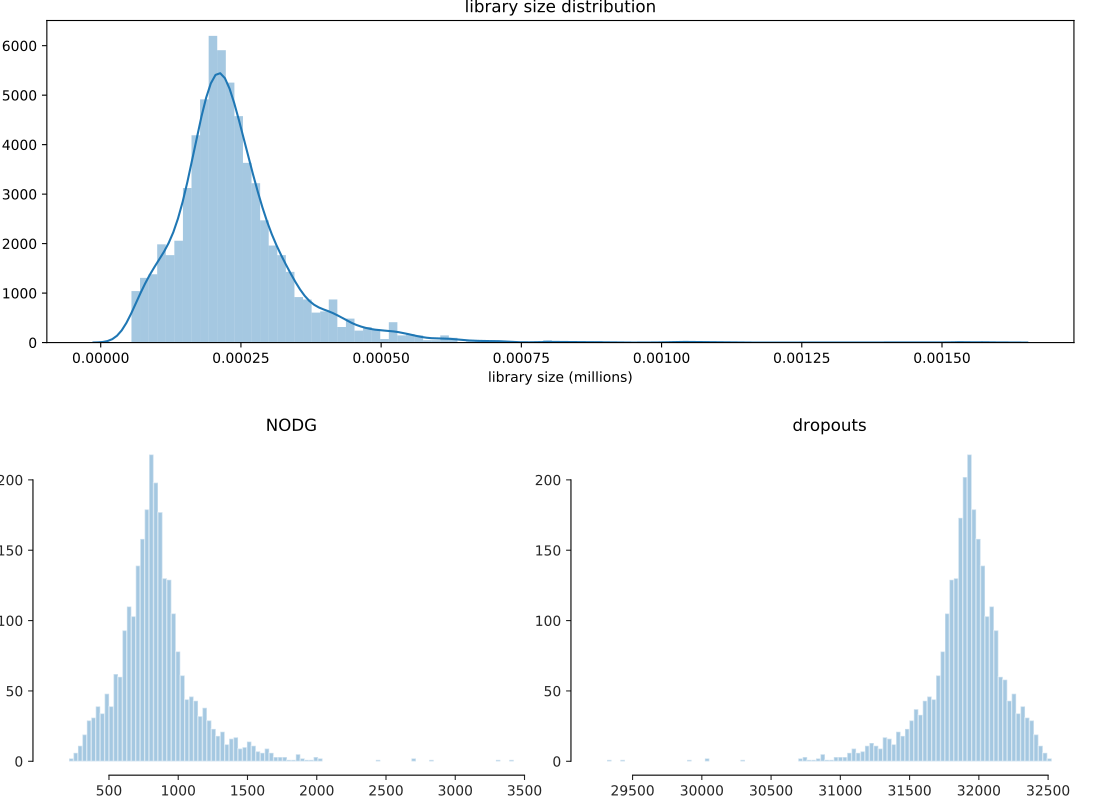

Write Python code to recreate this figure.
import besca as bc
import matplotlib.pyplot as plt
adata = bc.datasets.brain3k_raw()
bc.pl.librarysize_overview(adata)
